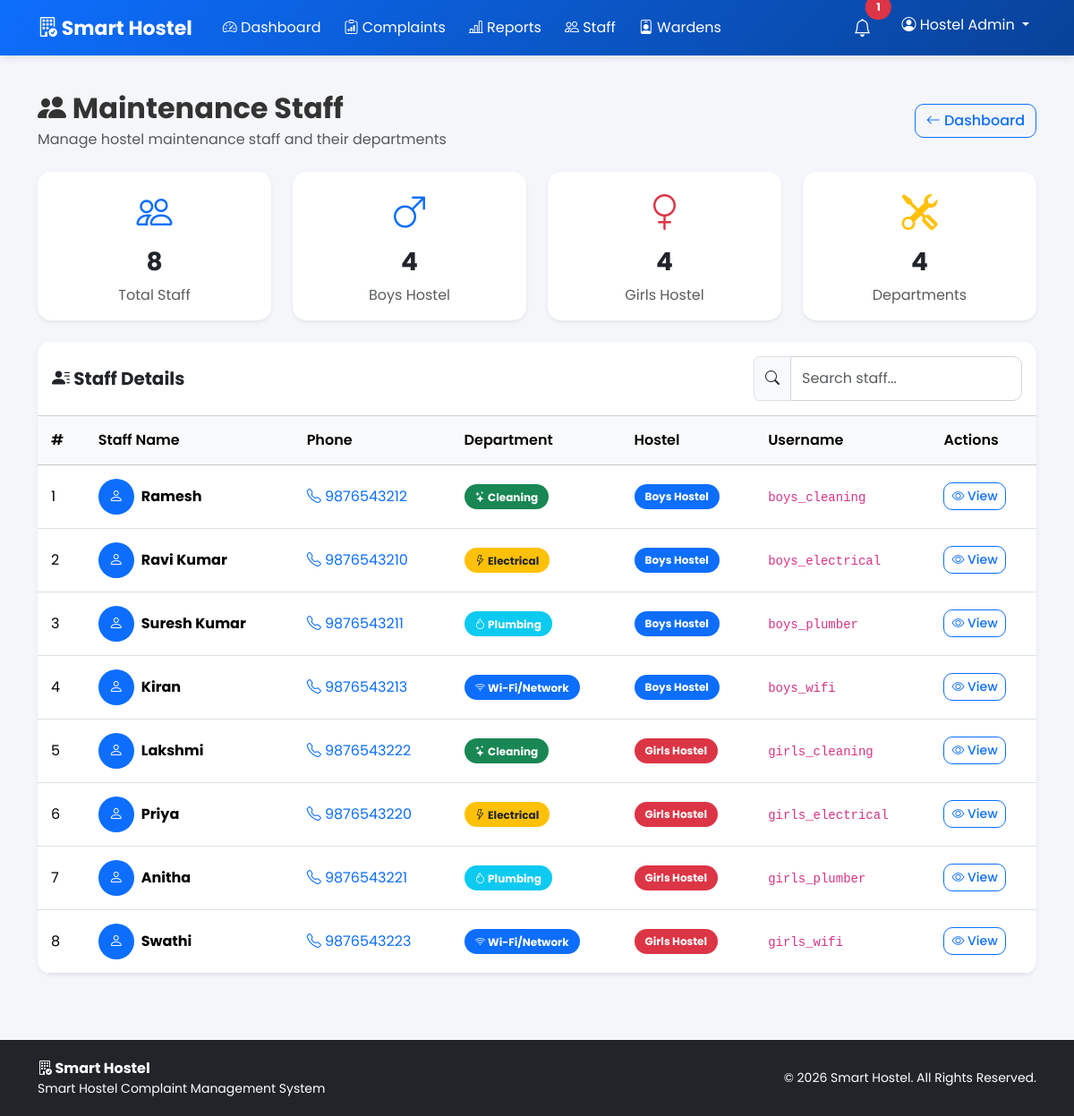
Screenshot of /admin/staff (signed in) with the database file from the repository.
### tables this page shows
CREATE TABLE staff (
            id INTEGER PRIMARY KEY AUTOINCREMENT,
            user_id INTEGER UNIQUE,
            name TEXT NOT NULL,
            phone TEXT,
            department TEXT NOT NULL,
            hostel_type TEXT NOT NULL, created_at TEXT,
            FOREIGN KEY (user_id)
                REFERENCES users(id)
                ON DELETE CASCADE
        );

CREATE TABLE users (
            id INTEGER PRIMARY KEY AUTOINCREMENT,
            roll_number TEXT UNIQUE,
            username TEXT UNIQUE NOT NULL,
            password TEXT NOT NULL,
            name TEXT NOT NULL,
            role TEXT NOT NULL,
            hostel_type TEXT
        , created_at TEXT);

### app.py (the view)
@app.route("/admin/staff")
def admin_staff():
    if not role_required("admin"):
        return redirect(url_for("login"))
    conn = get_db()
    staff = conn.execute("""
        SELECT
            s.id,
            s.name,
            s.phone,
            s.department,
            s.hostel_type,
            u.username
        FROM staff s
        LEFT JOIN users u
            ON s.user_id = u.id
        ORDER BY s.hostel_type, s.department, s.name
    """).fetchall()
    total = len(staff)
    boys_count = sum(
        1
        for person in staff
        if person["hostel_type"] == "Boys"
    )
    girls_count = sum(
        1
        for person in staff
        if person["hostel_type"] == "Girls"
    )
    departments = len(
        set(
            person["department"]
            for person in staff
            if person["department"]
        )
    )
    conn.close()
    stats = {
        "total": total,
        "boys": boys_count,
        "girls": girls_count,
        "departments": departments
    }
    return render_template(
        "admin/staff.html",
        staff=staff,
        stats=stats
    )

### app.py (called while the page is built)
def get_db():
    conn = sqlite3.connect(
        DATABASE,
        timeout=30,
        check_same_thread=False
    )
    conn.row_factory = sqlite3.Row
    try:
        conn.execute("PRAGMA busy_timeout = 30000")
        conn.execute("PRAGMA journal_mode = WAL")
        conn.execute("PRAGMA foreign_keys = ON")
    except sqlite3.Error:
        pass
    return conn

def role_required(*roles):
    if "user_id" not in session:
        return False
    return session.get("role") in roles

### templates/admin/staff.html (shortened to what this page needs)
{% extends "base.html" %}
{% block content %}
<div class="container py-4">
    <div class="d-flex justify-content-between align-items-center mb-4">
        <div>
            <h2 class="fw-bold mb-1">
                <i class="bi bi-people-fill"></i>
                Maintenance Staff
            </h2>
            <p class="text-muted mb-0">
                Manage hostel maintenance staff and their departments
            </p>
        </div>
        <a href="{{ url_for('admin_dashboard') }}"
           class="btn btn-outline-primary">
            <i class="bi bi-arrow-left"></i>
            Dashboard
        </a>
    </div>
    <div class="row g-4 mb-4">
        <div class="col-md-3">
            <div class="card border-0 shadow-sm">
                <div class="card-body text-center">
                    <i class="bi bi-people fs-1 text-primary"></i>
                    <h3 class="fw-bold mt-2">
                        {{ staff|length }}
                    </h3>
                    <p class="text-muted mb-0">
                        Total Staff
                    </p>
                </div>
            </div>
        </div>
        <div class="col-md-3">
            <div class="card border-0 shadow-sm">
                <div class="card-body text-center">
                    <i class="bi bi-gender-male fs-1 text-primary"></i>
                    <h3 class="fw-bold mt-2">
                        {{ staff|selectattr('hostel_type', 'equalto', 'Boys')|list|length }}
                    </h3>
                    <p class="text-muted mb-0">
                        Boys Hostel
                    </p>
                </div>
            </div>
        </div>
        <div class="col-md-3">
            <div class="card border-0 shadow-sm">
                <div class="card-body text-center">
                    <i class="bi bi-gender-female fs-1 text-danger"></i>
                    <h3 class="fw-bold mt-2">
                        {{ staff|selectattr('hostel_type', 'equalto', 'Girls')|list|length }}
                    </h3>
                    <p class="text-muted mb-0">
                        Girls Hostel
                    </p>
                </div>
            </div>
        </div>
        <div class="col-md-3">
            <div class="card border-0 shadow-sm">
                <div class="card-body text-center">
                    <i class="bi bi-tools fs-1 text-warning"></i>
                    <h3 class="fw-bold mt-2">
                        {{ staff|map(attribute='department')|unique|list|length }}
                    </h3>
                    <p class="text-muted mb-0">
                        Departments
                    </p>
                </div>
            </div>
        </div>
    </div>
    <div class="card border-0 shadow-sm">
        <div class="card-header bg-white py-3">
            <div class="d-flex justify-content-between align-items-center">
                <h5 class="mb-0 fw-bold">
                    <i class="bi bi-person-lines-fill"></i>
                    Staff Details
                </h5>
                <div class="input-group" style="max-width: 300px;">
                    <span class="input-group-text">
                        <i class="bi bi-search"></i>
                    </span>
                    <input type="text"
                           id="staffSearch"
                           class="form-control"
                           placeholder="Search staff...">
                </div>
            </div>
        </div>
        <div class="card-body p-0">
            {% if staff %}
            <div class="table-responsive">
                <table class="table table-hover align-middle mb-0"
                       id="staffTable">
                    <thead class="table-light">
                        <tr>
                            <th>#</th>
                            <th>Staff Name</th>
                            <th>Phone</th>
                            <th>Department</th>
                            <th>Hostel</th>
                            <th>Username</th>
                            <th>Actions</th>
                        </tr>
                    </thead>
                    <tbody>
                    {% for member in staff %}
                    <tr>
                        <td>
                            {{ loop.index }}
                        </td>
                        <td>
                            <div class="d-flex align-items-center">
                                <div class="rounded-circle bg-primary text-white
                                            d-flex align-items-center justify-content-center me-2"
                                     style="width: 40px; height: 40px;">
                                    <i class="bi bi-person"></i>
                                </div>
                                <div>
                                    <strong>
                                        {{ member['name'] }}
                                    </strong>
                                </div>
                            </div>
                        </td>
                        <td>
                            {% if member['phone'] %}
                            <a href="tel:{{ member['phone'] }}"
                               class="text-decoration-none">
                                <i class="bi bi-telephone"></i>
                                {{ member['phone'] }}
                            </a>
                            {% else %}
                            <span class="text-muted">
                                Not provided
                            </span>
                            {% endif %}
                        </td>
                        <td>
                            {% if member['department'] == 'Electrical' %}
                                <span class="badge bg-warning text-dark">
                                    <i class="bi bi-lightning"></i>
                                    Electrical
                                </span>
                            {% elif member['department'] == 'Plumbing' %}
                                <span class="badge bg-info">
                                    <i class="bi bi-droplet"></i>
                                    Plumbing
                                </span>
                            {% elif member['department'] == 'Cleaning' %}
                                <span class="badge bg-success">
                                    <i class="bi bi-stars"></i>
                                    Cleaning
                                </span>
                            {% elif member['department'] == 'Wi-Fi/Network' %}
                                <span class="badge bg-primary">
                                    <i class="bi bi-wifi"></i>
                                    Wi-Fi/Network
                                </span>
                            {% else %}
                                <span class="badge bg-secondary">
                                    <i class="bi bi-tools"></i>
                                    {{ member['department'] }}
                                </span>
                            {% endif %}
                        </td>
                        <td>
                            {% if member['hostel_type'] == 'Boys' %}
                                <span class="badge bg-primary">
                                    Boys Hostel
                                </span>
                            {% else %}
                                <span class="badge bg-danger">
                                    Girls Hostel
                                </span>
                            {% endif %}
                        </td>
                        <td>
                            <code>
                                {{ member['username'] }}
                            </code>
                        </td>
                        <td>
                            <button class="btn btn-sm btn-outline-primary"
                                    data-bs-toggle="modal"
                                    data-bs-target="#staffModal{{ member['id'] }}">
                                <i class="bi bi-eye"></i>
                                View
                            </button>
                        </td>
                    </tr>
                    {% endfor %}
                    </tbody>
                </table>
            </div>
            {% endif %}
        </div>
    </div>
</div>
{% endblock %}

### static/css/style.css (style rules this page uses)
* { margin:0; padding:0; box-sizing:border-box; }
body { font-family:'Poppins',sans-serif; background:#f4f6f9; color:#333; min-height:100vh; }
.card { border:none; border-radius:15px; overflow:hidden; transition:0.3s; }
.card-header { font-weight:600; }
.btn { border-radius:10px; font-weight:500; }
.table { margin-bottom:0; }
.table thead { background:#f1f3f5; }
.table th { font-weight:600; padding:15px; }
.table td { padding:15px; vertical-align:middle; }
.badge { padding:8px 12px; border-radius:20px; font-size:12px; }
.form-control, .form-select { border-radius:10px; padding:12px; border:1px solid #ced4da; }

### rows the page displays
staff: name "Ramesh", phone "9876543212", department "Cleaning" (drawn), hostel_type "Boys Hostel", username "boys_cleaning"
staff: name "Ravi Kumar", phone "9876543210", department "Electrical" (drawn), hostel_type "Boys Hostel", username "boys_electrical"
staff: name "Suresh Kumar", phone "9876543211", department "Plumbing" (drawn), hostel_type "Boys Hostel", username "boys_plumber"
staff: name "Kiran", phone "9876543213", department "Wi-Fi/Network" (drawn), hostel_type "Boys Hostel", username "boys_wifi"
staff: name "Lakshmi", phone "9876543222", department "Cleaning" (drawn), hostel_type "Girls Hostel", username "girls_cleaning"
staff: name "Priya", phone "9876543220", department "Electrical" (drawn), hostel_type "Girls Hostel", username "girls_electrical"
staff: name "Anitha", phone "9876543221", department "Plumbing" (drawn), hostel_type "Girls Hostel", username "girls_plumber"
staff: name "Swathi", phone "9876543223", department "Wi-Fi/Network" (drawn), hostel_type "Girls Hostel", username "girls_wifi"

### other values shown
{{ session.get('name', 'User') }} "Hostel Admin"
{{ staff|length }} "8"
{{ staff|selectattr('hostel_type', 'equalto', 'Boys')|list|length }} "4"
{{ staff|selectattr('hostel_type', 'equalto', 'Girls')|list|length }} "4"
{{ staff|map(attribute='department')|unique|list|length }} "4"
